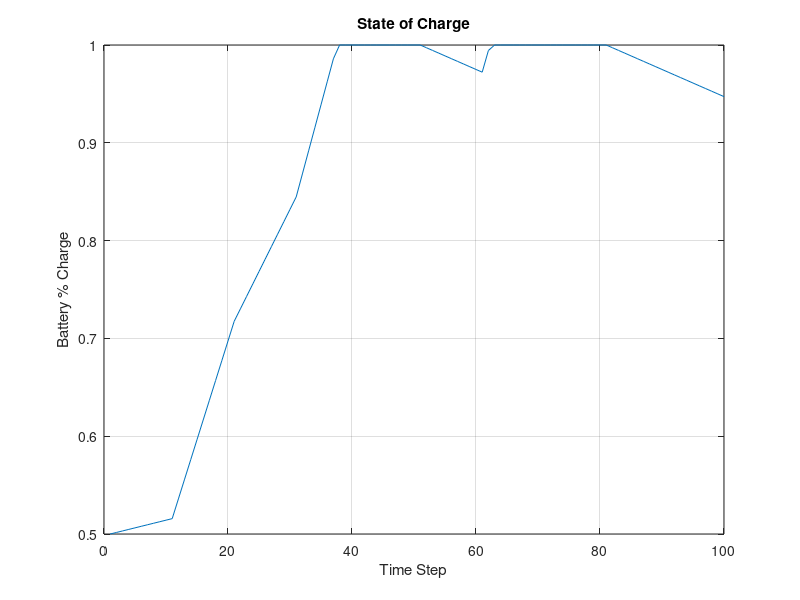
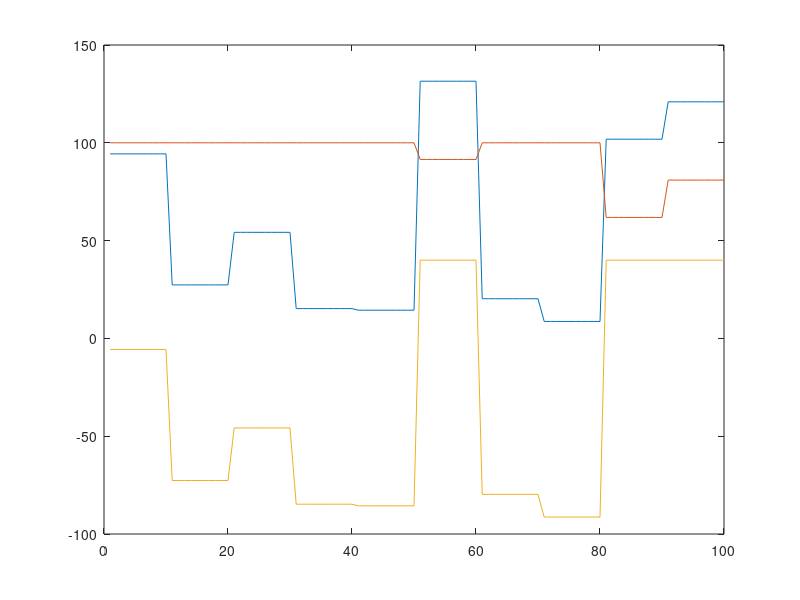

Recreate these plots in MATLAB, in order. (Note: this script raises an error after producing the figures.)
%% Series Hybrid Electric Vehicle Supervisory Control Strategy Model

% Control strategy implementation with the objective of maximum efficiency

%% Define ICE Parameters

P_psMax = 100;  % kW
P_psMin = 5;   % kW
P_psOpt = 100;   % kW

%% Define Battery/Motor Parameters

P_ssMax = 40; % kW

SOCu = 0.85;  % Upper SOC Limit
SOCl = 0.45;  % Lower SOC Limit

SOC_initial = 0.5;

GenCon_Efficiency = 0.4; % Ratio of generator output into battery charge

BatWght = 250; % kg
BatEnrgyDensity = 160; % Wh/kg
BatCapacity = BatWght * BatEnrgyDensity; %Wh
BatCapacity_kWs = (BatCapacity*60*60)/1000;      %kWs

%% OPSS Control Strategy

% Generate Demand Signal
Prand = rand(1,10);
Pdemand = zeros(1,100);

for i = 10:10:100
    Pdemand(i) = Prand(i/10);
end

while nnz(Pdemand) ~= length(Pdemand)
    for i = 1:length(Pdemand)
        if Pdemand(i) ~= 0 && Pdemand(i-1) == 0
            Pdemand(i-1) = Pdemand(i);
        end
    end
end
Psignal = Pdemand .* (P_ssMax + P_psMax); % Power Demand kW

% Initialise SOC and Power Output Arrays
SOC = [SOC_initial,zeros(1,length(Psignal)-1)];

P_PS = zeros(1,length(Psignal));
P_SS = zeros(1,length(Psignal));

% Define charging/discharging rates

timePerStep = 100; % seconds between each Psignal input val

% Loop over Psignal and Calculate Power Split
for i = 1:length(Psignal)
    if SOC(i) >= 1
        SOC(i) = 1;
    end
    if SOC(i) <= SOCl 
        if Psignal(i) > P_psMax
            P_PS(i) = P_psMax;
        elseif Psignal(i) < P_psOpt
            P_PS(i) = P_psOpt;
            P_SS(i) = Psignal(i) - P_PS(i);
        else
            P_PS(i) = Psignal(i);
            P_SS(i) = 0;
        end
    elseif SOC(i) > SOCl && SOC(i) < SOCu
        if Psignal(i) > P_psMin && Psignal(i) < P_ssMax + P_psOpt
            P_PS(i) = P_psOpt;
            P_SS(i) = Psignal(i) - P_PS(i);
        elseif Psignal(i) > P_ssMax + P_psOpt
            P_SS(i) = P_ssMax;
            P_PS(i) = Psignal(i) - P_SS(i);
        end
    elseif SOC(i) >= SOCu
        if Psignal(i) > P_ssMax
            P_SS(i) = P_ssMax;
            P_PS(i) = Psignal(i) - P_SS(i);
        else
            P_PS(i) = P_psOpt;
            P_SS(i) = Psignal(i) - P_PS(i);
        end
    end    
    if P_SS(i) <= 0
        SOC(i+1) = SOC(i) + (-1*(P_SS(i) * GenCon_Efficiency)*timePerStep)/BatCapacity_kWs;
    else
        SOC(i+1) = SOC(i) - (0.1*P_SS(i)*timePerStep)/BatCapacity_kWs; 
    end

end

% Remove extra SOC value
SOC(end) = [];

% Calculate Power Share Factor u

u = P_PS ./ Psignal; % Ratio of power demand delivered by ICE.

%% Plot Results

iterations = 1:length(Psignal);

figure(1)
plot(iterations,SOC)
grid on
title('State of Charge')
xlabel('Time Step')
ylabel('Battery % Charge')

figure(2)
plot(iterations,Psignal)
hold on
plot(iterations,P_PS)
plot(iterations,P_SS)
yline(P_psOpt,"k:")
yline(0,"k--")
hold off
title('Power Delivery')
xlabel('Time Step')
ylabel('Power (kW)')
legend('Demand', 'ICE Delivery', 'Battery Delivery')

figure(3)
plot(iterations,u)
hold on
yline(1,"k:")
hold off
grid on
title('Ratio of Power Demand Delivered by ICE')
xlabel('Time Step')
ylabel('Power Share Factor u')

